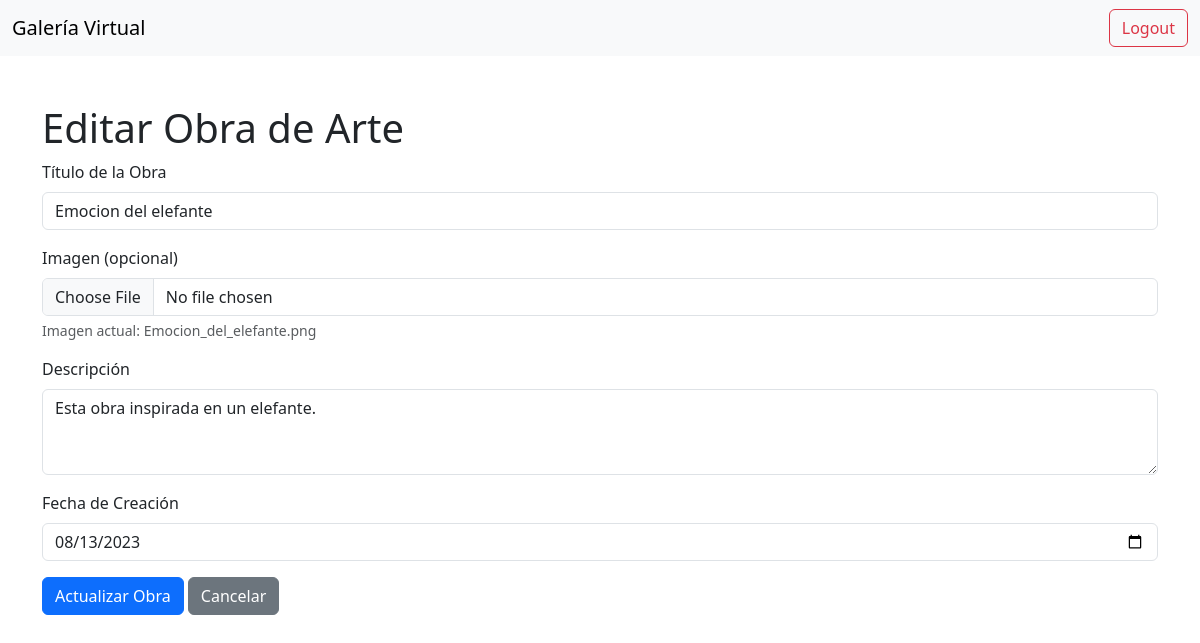
/edit/3 (signed in), run on the app's committed database.
### tables this page shows
CREATE TABLE artworks (
            id INTEGER PRIMARY KEY AUTOINCREMENT,
            title TEXT NOT NULL,
            image TEXT NOT NULL,
            description TEXT NOT NULL,
            creation_date TEXT NOT NULL
        );

### app.py (the view, shortened to what this page needs)
@app.route('/edit/<int:artwork_id>', methods=['GET', 'POST'])
def edit_artwork(artwork_id):
    if 'username' in session and session['role'] == 'admin':
        conn = sqlite3.connect('database.db')
        cursor = conn.cursor()
        cursor.execute('SELECT * FROM artworks WHERE id = ?', (artwork_id,))
        artwork = cursor.fetchone()
        conn.close()
        return render_template('edit_artwork.html', artwork=artwork)
    return redirect(url_for('login'))

### templates/edit_artwork.html (shortened to what this page needs)
<!DOCTYPE html>
<html lang="en">
<head>
    <link href="https://cdn.jsdelivr.net/npm/bootstrap@5.3.0/dist/css/bootstrap.min.css" rel="stylesheet">
</head>
<body>
    <nav class="navbar navbar-expand-lg navbar-light bg-light">
        <div class="container-fluid">
            <a class="navbar-brand" href="/">Galería Virtual</a>
            <div class="d-flex">
                <a class="btn btn-outline-danger" href="/logout">Logout</a>
            </div>
        </div>
    </nav>
    <div class="container mt-5">
        <h1>Editar Obra de Arte</h1>
        <form method="POST" enctype="multipart/form-data">
            <div class="mb-3">
                <label for="title" class="form-label">Título de la Obra</label>
                <input type="text" class="form-control" id="title" name="title" value="{{ artwork[1] }}" required>
            </div>
            <div class="mb-3">
                <label for="image" class="form-label">Imagen (opcional)</label>
                <input type="file" class="form-control" id="image" name="image">
                <p class="form-text">Imagen actual: {{ artwork[2] }}</p>
            </div>
            <div class="mb-3">
                <label for="description" class="form-label">Descripción</label>
                <textarea class="form-control" id="description" name="description" rows="3" required>{{ artwork[3] }}</textarea>
            </div>
            <div class="mb-3">
                <label for="creation_date" class="form-label">Fecha de Creación</label>
                <input type="date" class="form-control" id="creation_date" name="creation_date" value="{{ artwork[4] }}" required>
            </div>
            <button type="submit" class="btn btn-primary">Actualizar Obra</button>
            <a href="/admin-dashboard" class="btn btn-secondary">Cancelar</a>
        </form>
    </div>
</body>
</html>

### data on the page
artworks: title "Emocion del elefante", image "Emocion_del_elefante.png", description "Esta obra inspirada en un elefante.", creation_date "08/13/2023"
